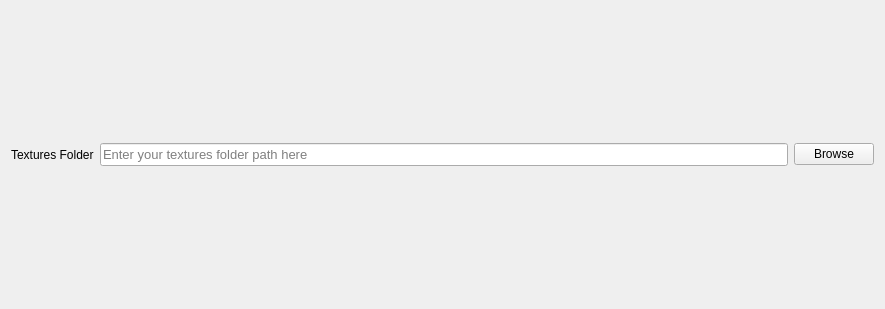
<?xml version="1.0" encoding="UTF-8"?>
<ui version="4.0">
 <class>Form</class>
 <widget class="QWidget" name="Form">
  <property name="geometry">
   <rect>
    <x>0</x>
    <y>0</y>
    <width>885</width>
    <height>309</height>
   </rect>
  </property>
  <property name="sizePolicy">
   <sizepolicy hsizetype="Preferred" vsizetype="Preferred">
    <horstretch>0</horstretch>
    <verstretch>0</verstretch>
   </sizepolicy>
  </property>
  <property name="windowTitle">
   <string>Form</string>
  </property>
  <layout class="QGridLayout" name="gridLayout_3">
   <item row="0" column="0">
    <layout class="QGridLayout" name="main_layout">
     <item row="0" column="0">
      <layout class="QHBoxLayout" name="horizontalLayout">
       <item>
        <widget class="QLabel" name="label">
         <property name="text">
          <string>Textures Folder</string>
         </property>
        </widget>
       </item>
       <item>
        <widget class="QLineEdit" name="input_folderPath">
         <property name="font">
          <font>
           <pointsize>10</pointsize>
          </font>
         </property>
         <property name="placeholderText">
          <string>Enter your textures folder path here</string>
         </property>
        </widget>
       </item>
       <item>
        <widget class="QPushButton" name="btn_browse">
         <property name="text">
          <string>Browse</string>
         </property>
        </widget>
       </item>
      </layout>
     </item>
    </layout>
   </item>
  </layout>
 </widget>
 <resources/>
 <connections/>
</ui>
